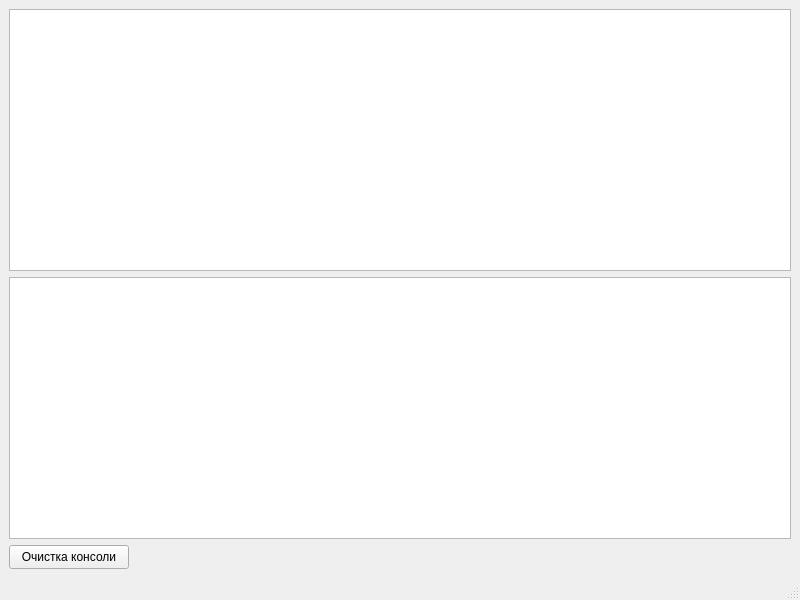
<?xml version="1.0" encoding="UTF-8"?>
<ui version="4.0">
 <class>Display</class>
 <widget class="QMainWindow" name="Display">
  <property name="geometry">
   <rect>
    <x>0</x>
    <y>0</y>
    <width>800</width>
    <height>600</height>
   </rect>
  </property>
  <property name="minimumSize">
   <size>
    <width>800</width>
    <height>600</height>
   </size>
  </property>
  <property name="maximumSize">
   <size>
    <width>800</width>
    <height>600</height>
   </size>
  </property>
  <property name="windowTitle">
   <string>Display</string>
  </property>
  <widget class="QWidget" name="centralwidget">
   <layout class="QVBoxLayout" name="verticalLayout">
    <item>
     <widget class="QTextBrowser" name="textBrowser"/>
    </item>
    <item>
     <widget class="QTableWidget" name="tableWidget"/>
    </item>
    <item>
     <widget class="QPushButton" name="pushButton">
      <property name="minimumSize">
       <size>
        <width>120</width>
        <height>24</height>
       </size>
      </property>
      <property name="maximumSize">
       <size>
        <width>50</width>
        <height>24</height>
       </size>
      </property>
      <property name="text">
       <string>Очистка консоли</string>
      </property>
     </widget>
    </item>
   </layout>
  </widget>
  <widget class="QMenuBar" name="menubar">
   <property name="geometry">
    <rect>
     <x>0</x>
     <y>0</y>
     <width>800</width>
     <height>21</height>
    </rect>
   </property>
  </widget>
  <widget class="QStatusBar" name="statusbar"/>
 </widget>
 <resources/>
 <connections/>
</ui>
